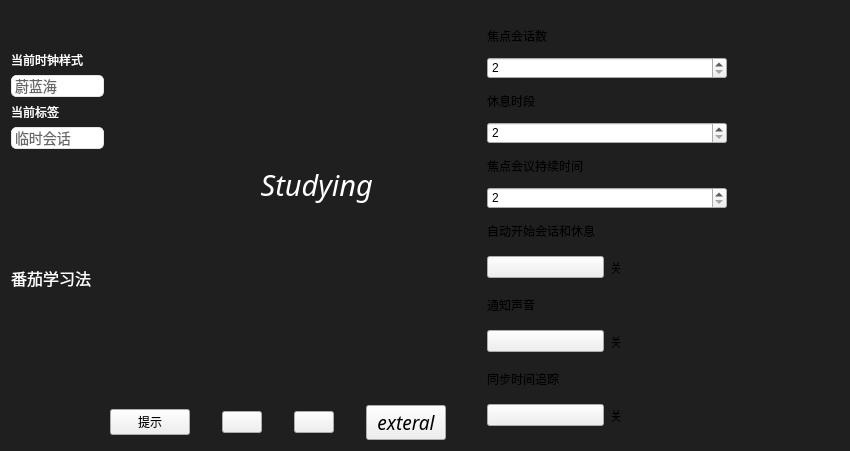
<?xml version="1.0" encoding="UTF-8"?>
<ui version="4.0">
 <class>Time_record</class>
 <widget class="QWidget" name="Time_record">
  <property name="geometry">
   <rect>
    <x>0</x>
    <y>0</y>
    <width>850</width>
    <height>451</height>
   </rect>
  </property>
  <property name="windowTitle">
   <string>Form</string>
  </property>
  <property name="styleSheet">
   <string notr="true">QWidget#Time_record{
background-color:#1F1F1F;
}

</string>
  </property>
  <layout class="QVBoxLayout" name="verticalLayout_5">
   <item>
    <layout class="QHBoxLayout" name="horizontalLayout" stretch="0,7,5,2">
     <item>
      <layout class="QVBoxLayout" name="verticalLayout_2" stretch="0,0,0,0,0,1,0">
       <item>
        <spacer name="verticalSpacer_3">
         <property name="orientation">
          <enum>Qt::Vertical</enum>
         </property>
         <property name="sizeHint" stdset="0">
          <size>
           <width>20</width>
           <height>40</height>
          </size>
         </property>
        </spacer>
       </item>
       <item>
        <widget class="QLabel" name="label">
         <property name="styleSheet">
          <string notr="true">color:white</string>
         </property>
         <property name="text">
          <string>当前时钟样式</string>
         </property>
        </widget>
       </item>
       <item>
        <widget class="QComboBox" name="comboBox">
         <property name="cursor">
          <cursorShape>PointingHandCursor</cursorShape>
         </property>
         <property name="styleSheet">
          <string notr="true">QComboBox{
  color:#666666;
  font-size:14px;
  padding: 1px 15px 1px 3px;
  border:1px solid rgba(228,228,228,1);
  border-radius:5px 5px 0px 0px;
} 
  QComboBox::drop-down {
      subcontrol-origin: padding;
      subcontrol-position: top right;
      width: 15px;
      border:none;
  }

QComboBox QAbstractItemView::item{
	height:36px;
	color:#666666;
	padding-left:9px;
	background-color:#FFFFFF;
}
QComboBox QAbstractItemView::item:hover{ 
  background-color:#409CE1;
  color:#ffffff;
}
QComboBox QAbstractItemView::item:selected{
  background-color:#409CE1;
  color:#ffffff;
}

  QComboBox QAbstractItemView{
	background:rgba(255,255,255,1);
    border:1px solid rgba(228,228,228,1);
    border-radius:0px 0px 5px 5px;
	font-size:14px;
    outline: 0px;  
  }</string>
         </property>
         <item>
          <property name="text">
           <string>蔚蓝海</string>
          </property>
         </item>
         <item>
          <property name="text">
           <string>炫酷紫彩</string>
          </property>
         </item>
         <item>
          <property name="text">
           <string>优雅紫</string>
          </property>
         </item>
        </widget>
       </item>
       <item>
        <widget class="QLabel" name="label_2">
         <property name="styleSheet">
          <string notr="true">color:white</string>
         </property>
         <property name="text">
          <string>当前标签</string>
         </property>
        </widget>
       </item>
       <item>
        <widget class="QComboBox" name="comboBox_2">
         <property name="cursor">
          <cursorShape>PointingHandCursor</cursorShape>
         </property>
         <property name="styleSheet">
          <string notr="true">QComboBox{
  color:#666666;
  font-size:14px;
  padding: 1px 15px 1px 3px;
  border:1px solid rgba(228,228,228,1);
  border-radius:5px 5px 0px 0px;
} 
  QComboBox::drop-down {
      subcontrol-origin: padding;
      subcontrol-position: top right;
      width: 15px;
      border:none;
  }

QComboBox QAbstractItemView::item{
	height:36px;
	color:#666666;
	padding-left:9px;
	background-color:#FFFFFF;
}
QComboBox QAbstractItemView::item:hover{ 
  background-color:#409CE1;
  color:#ffffff;
}
QComboBox QAbstractItemView::item:selected{
  background-color:#409CE1;
  color:#ffffff;
}

  QComboBox QAbstractItemView{
	background:rgba(255,255,255,1);
    border:1px solid rgba(228,228,228,1);
    border-radius:0px 0px 5px 5px;
	font-size:14px;
    outline: 0px;  
  }</string>
         </property>
         <item>
          <property name="text">
           <string>临时会话</string>
          </property>
         </item>
        </widget>
       </item>
       <item>
        <widget class="QLabel" name="label_mession">
         <property name="font">
          <font>
           <family>Lucida Sans Unicode</family>
           <pointsize>12</pointsize>
          </font>
         </property>
         <property name="styleSheet">
          <string notr="true">color:rgb(255, 255, 255)</string>
         </property>
         <property name="text">
          <string>番茄学习法</string>
         </property>
        </widget>
       </item>
       <item>
        <spacer name="verticalSpacer_2">
         <property name="orientation">
          <enum>Qt::Vertical</enum>
         </property>
         <property name="sizeHint" stdset="0">
          <size>
           <width>20</width>
           <height>40</height>
          </size>
         </property>
        </spacer>
       </item>
      </layout>
     </item>
     <item>
      <layout class="QHBoxLayout" name="horizontalLayout_4">
       <item>
        <spacer name="horizontalSpacer_6">
         <property name="orientation">
          <enum>Qt::Horizontal</enum>
         </property>
         <property name="sizeHint" stdset="0">
          <size>
           <width>40</width>
           <height>20</height>
          </size>
         </property>
        </spacer>
       </item>
       <item>
        <layout class="QVBoxLayout" name="verticalLayout" stretch="2,2,0,2">
         <item>
          <widget class="QLabel" name="Study_or_Rest_label">
           <property name="font">
            <font>
             <family>Monotype Corsiva</family>
             <pointsize>22</pointsize>
             <italic>true</italic>
            </font>
           </property>
           <property name="styleSheet">
            <string notr="true">color:rgb(255, 255, 255)</string>
           </property>
           <property name="text">
            <string>                    Studying</string>
           </property>
          </widget>
         </item>
         <item>
          <layout class="QGridLayout" name="gridLayout"/>
         </item>
         <item>
          <spacer name="verticalSpacer">
           <property name="orientation">
            <enum>Qt::Vertical</enum>
           </property>
           <property name="sizeHint" stdset="0">
            <size>
             <width>20</width>
             <height>40</height>
            </size>
           </property>
          </spacer>
         </item>
         <item>
          <layout class="QHBoxLayout" name="horizontalLayout_3" stretch="0,1,0,1,0,1,0,1">
           <item>
            <widget class="MyMaterialFlatButton" name="OpenUrl">
             <property name="cursor">
              <cursorShape>PointingHandCursor</cursorShape>
             </property>
             <property name="styleSheet">
              <string notr="true"/>
             </property>
             <property name="text">
              <string>提示</string>
             </property>
            </widget>
           </item>
           <item>
            <spacer name="horizontalSpacer">
             <property name="orientation">
              <enum>Qt::Horizontal</enum>
             </property>
             <property name="sizeHint" stdset="0">
              <size>
               <width>40</width>
               <height>20</height>
              </size>
             </property>
            </spacer>
           </item>
           <item>
            <widget class="QPushButton" name="track_time">
             <property name="cursor">
              <cursorShape>PointingHandCursor</cursorShape>
             </property>
             <property name="styleSheet">
              <string notr="true"/>
             </property>
             <property name="text">
              <string/>
             </property>
            </widget>
           </item>
           <item>
            <spacer name="horizontalSpacer_2">
             <property name="orientation">
              <enum>Qt::Horizontal</enum>
             </property>
             <property name="sizeHint" stdset="0">
              <size>
               <width>40</width>
               <height>20</height>
              </size>
             </property>
            </spacer>
           </item>
           <item>
            <widget class="QPushButton" name="Settings">
             <property name="cursor">
              <cursorShape>PointingHandCursor</cursorShape>
             </property>
             <property name="styleSheet">
              <string notr="true">QPushButton{
border-image:url(:/Photo/Settings.png);
}

QPushButton:hover{
border-image:url(:/Photo/Settings_hover.jpg)
}
</string>
             </property>
             <property name="text">
              <string/>
             </property>
            </widget>
           </item>
           <item>
            <spacer name="horizontalSpacer_3">
             <property name="orientation">
              <enum>Qt::Horizontal</enum>
             </property>
             <property name="sizeHint" stdset="0">
              <size>
               <width>40</width>
               <height>20</height>
              </size>
             </property>
            </spacer>
           </item>
           <item>
            <widget class="MyMaterialFlatButton" name="additional_widget">
             <property name="font">
              <font>
               <family>Monotype Corsiva</family>
               <pointsize>14</pointsize>
               <italic>true</italic>
              </font>
             </property>
             <property name="cursor">
              <cursorShape>PointingHandCursor</cursorShape>
             </property>
             <property name="styleSheet">
              <string notr="true"/>
             </property>
             <property name="text">
              <string>exteral</string>
             </property>
            </widget>
           </item>
           <item>
            <spacer name="horizontalSpacer_4">
             <property name="orientation">
              <enum>Qt::Horizontal</enum>
             </property>
             <property name="sizeHint" stdset="0">
              <size>
               <width>40</width>
               <height>20</height>
              </size>
             </property>
            </spacer>
           </item>
          </layout>
         </item>
        </layout>
       </item>
       <item>
        <spacer name="horizontalSpacer_5">
         <property name="orientation">
          <enum>Qt::Horizontal</enum>
         </property>
         <property name="sizeHint" stdset="0">
          <size>
           <width>40</width>
           <height>20</height>
          </size>
         </property>
        </spacer>
       </item>
      </layout>
     </item>
     <item>
      <layout class="QHBoxLayout" name="horizontalLayout_2">
       <item>
        <widget class="QWidget" name="Settinngs_widget" native="true">
         <property name="styleSheet">
          <string notr="true"/>
         </property>
         <layout class="QVBoxLayout" name="verticalLayout_4" stretch="0">
          <item>
           <layout class="QVBoxLayout" name="verticalLayout_3" stretch="0,0,0,0,0,0,0,0,0,0,0,0">
            <item>
             <widget class="QLabel" name="label_6">
              <property name="text">
               <string>焦点会话数</string>
              </property>
             </widget>
            </item>
            <item>
             <widget class="QSpinBox" name="spinBox">
              <property name="minimum">
               <number>2</number>
              </property>
              <property name="maximum">
               <number>20</number>
              </property>
             </widget>
            </item>
            <item>
             <widget class="QLabel" name="label_5">
              <property name="text">
               <string>休息时段</string>
              </property>
             </widget>
            </item>
            <item>
             <widget class="QSpinBox" name="spinBox_2">
              <property name="minimum">
               <number>2</number>
              </property>
              <property name="maximum">
               <number>15</number>
              </property>
             </widget>
            </item>
            <item>
             <widget class="QLabel" name="label_4">
              <property name="text">
               <string>焦点会议持续时间</string>
              </property>
             </widget>
            </item>
            <item>
             <widget class="QSpinBox" name="spinBox_3">
              <property name="layoutDirection">
               <enum>Qt::LeftToRight</enum>
              </property>
              <property name="autoFillBackground">
               <bool>false</bool>
              </property>
              <property name="buttonSymbols">
               <enum>QAbstractSpinBox::UpDownArrows</enum>
              </property>
              <property name="minimum">
               <number>2</number>
              </property>
              <property name="maximum">
               <number>90</number>
              </property>
             </widget>
            </item>
            <item>
             <widget class="QLabel" name="AutoConverSation_Label">
              <property name="text">
               <string>自动开始会话和休息</string>
              </property>
             </widget>
            </item>
            <item>
             <layout class="QHBoxLayout" name="horizontalLayout_5">
              <item>
               <widget class="QtMaterialToggle" name="AutoConverSation">
                <property name="cursor">
                 <cursorShape>PointingHandCursor</cursorShape>
                </property>
                <property name="text">
                 <string/>
                </property>
               </widget>
              </item>
              <item>
               <widget class="QLabel" name="Auto_label">
                <property name="text">
                 <string>关</string>
                </property>
               </widget>
              </item>
             </layout>
            </item>
            <item>
             <widget class="QLabel" name="notice_voice_Label">
              <property name="text">
               <string>通知声音</string>
              </property>
             </widget>
            </item>
            <item>
             <layout class="QHBoxLayout" name="horizontalLayout_6">
              <item>
               <widget class="QtMaterialToggle" name="notice_voice">
                <property name="cursor">
                 <cursorShape>PointingHandCursor</cursorShape>
                </property>
                <property name="text">
                 <string/>
                </property>
               </widget>
              </item>
              <item>
               <widget class="QLabel" name="notice_label">
                <property name="text">
                 <string>关</string>
                </property>
               </widget>
              </item>
             </layout>
            </item>
            <item>
             <widget class="QLabel" name="track_PushButton_Label">
              <property name="text">
               <string>同步时间追踪</string>
              </property>
             </widget>
            </item>
            <item>
             <layout class="QHBoxLayout" name="horizontalLayout_7">
              <item>
               <widget class="QtMaterialToggle" name="track_PushButton">
                <property name="cursor">
                 <cursorShape>PointingHandCursor</cursorShape>
                </property>
                <property name="text">
                 <string/>
                </property>
               </widget>
              </item>
              <item>
               <widget class="QLabel" name="track_label">
                <property name="text">
                 <string>关</string>
                </property>
               </widget>
              </item>
             </layout>
            </item>
           </layout>
          </item>
         </layout>
        </widget>
       </item>
      </layout>
     </item>
     <item>
      <layout class="QHBoxLayout" name="horizontalLayout_8">
       <item>
        <spacer name="horizontalSpacer_7">
         <property name="orientation">
          <enum>Qt::Horizontal</enum>
         </property>
         <property name="sizeHint" stdset="0">
          <size>
           <width>0</width>
           <height>0</height>
          </size>
         </property>
        </spacer>
       </item>
      </layout>
     </item>
    </layout>
   </item>
  </layout>
 </widget>
 <customwidgets>
  <customwidget>
   <class>MyMaterialFlatButton</class>
   <extends>QPushButton</extends>
   <header location="global">mymaterialflatbutton.h</header>
  </customwidget>
  <customwidget>
   <class>QtMaterialToggle</class>
   <extends>QPushButton</extends>
   <header location="global">qtmaterialtoggle.h</header>
  </customwidget>
 </customwidgets>
 <resources/>
 <connections/>
</ui>
